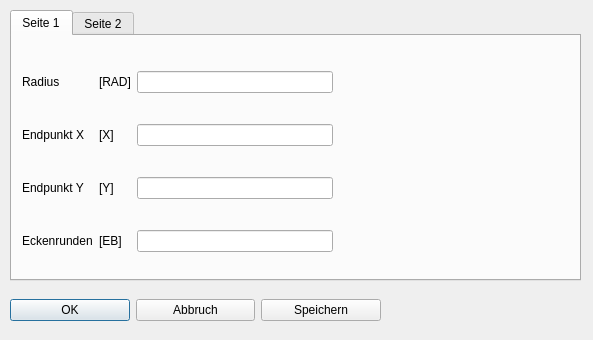
<?xml version="1.0" encoding="UTF-8"?>
<ui version="4.0">
 <class>Dialog_fbouzs</class>
 <widget class="QDialog" name="Dialog_fbouzs">
  <property name="geometry">
   <rect>
    <x>0</x>
    <y>0</y>
    <width>593</width>
    <height>340</height>
   </rect>
  </property>
  <property name="windowTitle">
   <string>Kreis IUZ</string>
  </property>
  <property name="modal">
   <bool>true</bool>
  </property>
  <widget class="QWidget" name="layoutWidget_3">
   <property name="geometry">
    <rect>
     <x>10</x>
     <y>290</y>
     <width>371</width>
     <height>41</height>
    </rect>
   </property>
   <layout class="QHBoxLayout" name="horizontalLayout">
    <item>
     <widget class="QPushButton" name="pushButton_ok">
      <property name="text">
       <string>OK</string>
      </property>
     </widget>
    </item>
    <item>
     <widget class="QPushButton" name="pushButton_esc">
      <property name="text">
       <string>Abbruch</string>
      </property>
     </widget>
    </item>
    <item>
     <widget class="QPushButton" name="pushButton_save">
      <property name="text">
       <string>Speichern</string>
      </property>
     </widget>
    </item>
   </layout>
  </widget>
  <widget class="QTabWidget" name="tabWidget">
   <property name="geometry">
    <rect>
     <x>10</x>
     <y>10</y>
     <width>571</width>
     <height>271</height>
    </rect>
   </property>
   <property name="currentIndex">
    <number>0</number>
   </property>
   <widget class="QWidget" name="tab">
    <attribute name="title">
     <string>Seite 1</string>
    </attribute>
    <widget class="QWidget" name="layoutWidget">
     <property name="geometry">
      <rect>
       <x>10</x>
       <y>10</y>
       <width>311</width>
       <height>231</height>
      </rect>
     </property>
     <layout class="QGridLayout" name="gridLayout">
      <item row="2" column="1">
       <widget class="QLabel" name="label_8">
        <property name="text">
         <string>[Y]</string>
        </property>
       </widget>
      </item>
      <item row="1" column="1">
       <widget class="QLabel" name="label_7">
        <property name="text">
         <string>[X]</string>
        </property>
       </widget>
      </item>
      <item row="1" column="2">
       <widget class="QLineEdit" name="lineEdit_xe"/>
      </item>
      <item row="3" column="1">
       <widget class="QLabel" name="label_10">
        <property name="text">
         <string>[EB]</string>
        </property>
       </widget>
      </item>
      <item row="2" column="2">
       <widget class="QLineEdit" name="lineEdit_ye"/>
      </item>
      <item row="1" column="0">
       <widget class="QLabel" name="label_3">
        <property name="text">
         <string>Endpunkt X</string>
        </property>
       </widget>
      </item>
      <item row="3" column="2">
       <widget class="QLineEdit" name="lineEdit_radecke"/>
      </item>
      <item row="2" column="0">
       <widget class="QLabel" name="label_4">
        <property name="text">
         <string>Endpunkt Y</string>
        </property>
       </widget>
      </item>
      <item row="3" column="0">
       <widget class="QLabel" name="label_6">
        <property name="text">
         <string>Eckenrunden</string>
        </property>
       </widget>
      </item>
      <item row="0" column="0">
       <widget class="QLabel" name="label_11">
        <property name="text">
         <string>Radius</string>
        </property>
       </widget>
      </item>
      <item row="0" column="1">
       <widget class="QLabel" name="label_12">
        <property name="text">
         <string>[RAD]</string>
        </property>
       </widget>
      </item>
      <item row="0" column="2">
       <widget class="QLineEdit" name="lineEdit_radbo"/>
      </item>
     </layout>
    </widget>
    <widget class="QLabel" name="label_bild">
     <property name="geometry">
      <rect>
       <x>330</x>
       <y>10</y>
       <width>231</width>
       <height>231</height>
      </rect>
     </property>
     <property name="text">
      <string/>
     </property>
    </widget>
   </widget>
   <widget class="QWidget" name="tab_2">
    <attribute name="title">
     <string>Seite 2</string>
    </attribute>
    <widget class="QWidget" name="layoutWidget_2">
     <property name="geometry">
      <rect>
       <x>11</x>
       <y>9</y>
       <width>431</width>
       <height>230</height>
      </rect>
     </property>
     <layout class="QGridLayout" name="gridLayout_2">
      <item row="6" column="1">
       <widget class="QLabel" name="label_2">
        <property name="text">
         <string>[AGGFWKL]</string>
        </property>
       </widget>
      </item>
      <item row="8" column="2">
       <widget class="QLineEdit" name="lineEdit_afb"/>
      </item>
      <item row="3" column="1">
       <widget class="QLabel" name="label_22">
        <property name="text">
         <string>[V]</string>
        </property>
       </widget>
      </item>
      <item row="0" column="2">
       <widget class="QLineEdit" name="lineEdit_ze"/>
      </item>
      <item row="7" column="2">
       <widget class="QLineEdit" name="lineEdit_bez"/>
      </item>
      <item row="1" column="2">
       <widget class="QLineEdit" name="lineEdit_xmi"/>
      </item>
      <item row="3" column="2">
       <widget class="QLineEdit" name="lineEdit_vo"/>
      </item>
      <item row="0" column="0">
       <widget class="QLabel" name="label_5">
        <property name="text">
         <string>Endpunkt Z</string>
        </property>
       </widget>
      </item>
      <item row="7" column="1">
       <widget class="QLabel" name="label_31">
        <property name="text">
         <string>[BEZ]</string>
        </property>
       </widget>
      </item>
      <item row="4" column="2">
       <widget class="QLineEdit" name="lineEdit_drehbar"/>
      </item>
      <item row="6" column="2">
       <widget class="QLineEdit" name="lineEdit_festwi"/>
      </item>
      <item row="6" column="0">
       <widget class="QLabel" name="label">
        <property name="text">
         <string>Agg Festwinkel</string>
        </property>
       </widget>
      </item>
      <item row="8" column="0">
       <widget class="QLabel" name="label_33">
        <property name="text">
         <string>Ausführbedingung</string>
        </property>
       </widget>
      </item>
      <item row="0" column="1">
       <widget class="QLabel" name="label_9">
        <property name="text">
         <string>[Z]</string>
        </property>
       </widget>
      </item>
      <item row="8" column="1">
       <widget class="QLabel" name="label_32">
        <property name="text">
         <string>[AFB]</string>
        </property>
       </widget>
      </item>
      <item row="3" column="0">
       <widget class="QLabel" name="label_18">
        <property name="text">
         <string>Vorschub</string>
        </property>
       </widget>
      </item>
      <item row="7" column="0">
       <widget class="QLabel" name="label_30">
        <property name="text">
         <string>Bezeichnung</string>
        </property>
       </widget>
      </item>
      <item row="5" column="1">
       <widget class="QLabel" name="label_29">
        <property name="text">
         <string>[AGGOFFSET]</string>
        </property>
       </widget>
      </item>
      <item row="4" column="1">
       <widget class="QLabel" name="label_28">
        <property name="text">
         <string>[AGGDREHBAR]</string>
        </property>
       </widget>
      </item>
      <item row="4" column="0">
       <widget class="QLabel" name="label_19">
        <property name="text">
         <string>Agg drehbar</string>
        </property>
       </widget>
      </item>
      <item row="5" column="2">
       <widget class="QLineEdit" name="lineEdit_offset"/>
      </item>
      <item row="5" column="0">
       <widget class="QLabel" name="label_20">
        <property name="text">
         <string>Agg Offset</string>
        </property>
       </widget>
      </item>
      <item row="2" column="2">
       <widget class="QLineEdit" name="lineEdit_ymi"/>
      </item>
      <item row="1" column="0">
       <widget class="QLabel" name="label_13">
        <property name="text">
         <string>Mittelpunkt X</string>
        </property>
       </widget>
      </item>
      <item row="2" column="0">
       <widget class="QLabel" name="label_14">
        <property name="text">
         <string>Mittelpunkt Y</string>
        </property>
       </widget>
      </item>
      <item row="1" column="1">
       <widget class="QLabel" name="label_15">
        <property name="text">
         <string>[MPX]</string>
        </property>
       </widget>
      </item>
      <item row="2" column="1">
       <widget class="QLabel" name="label_16">
        <property name="text">
         <string>[MPY]</string>
        </property>
       </widget>
      </item>
     </layout>
    </widget>
   </widget>
  </widget>
 </widget>
 <tabstops>
  <tabstop>tabWidget</tabstop>
  <tabstop>lineEdit_radbo</tabstop>
  <tabstop>lineEdit_xe</tabstop>
  <tabstop>lineEdit_ye</tabstop>
  <tabstop>lineEdit_radecke</tabstop>
  <tabstop>pushButton_ok</tabstop>
  <tabstop>pushButton_esc</tabstop>
  <tabstop>pushButton_save</tabstop>
  <tabstop>lineEdit_ze</tabstop>
  <tabstop>lineEdit_xmi</tabstop>
  <tabstop>lineEdit_ymi</tabstop>
  <tabstop>lineEdit_vo</tabstop>
  <tabstop>lineEdit_drehbar</tabstop>
  <tabstop>lineEdit_offset</tabstop>
  <tabstop>lineEdit_festwi</tabstop>
  <tabstop>lineEdit_bez</tabstop>
  <tabstop>lineEdit_afb</tabstop>
 </tabstops>
 <resources/>
 <connections/>
</ui>
